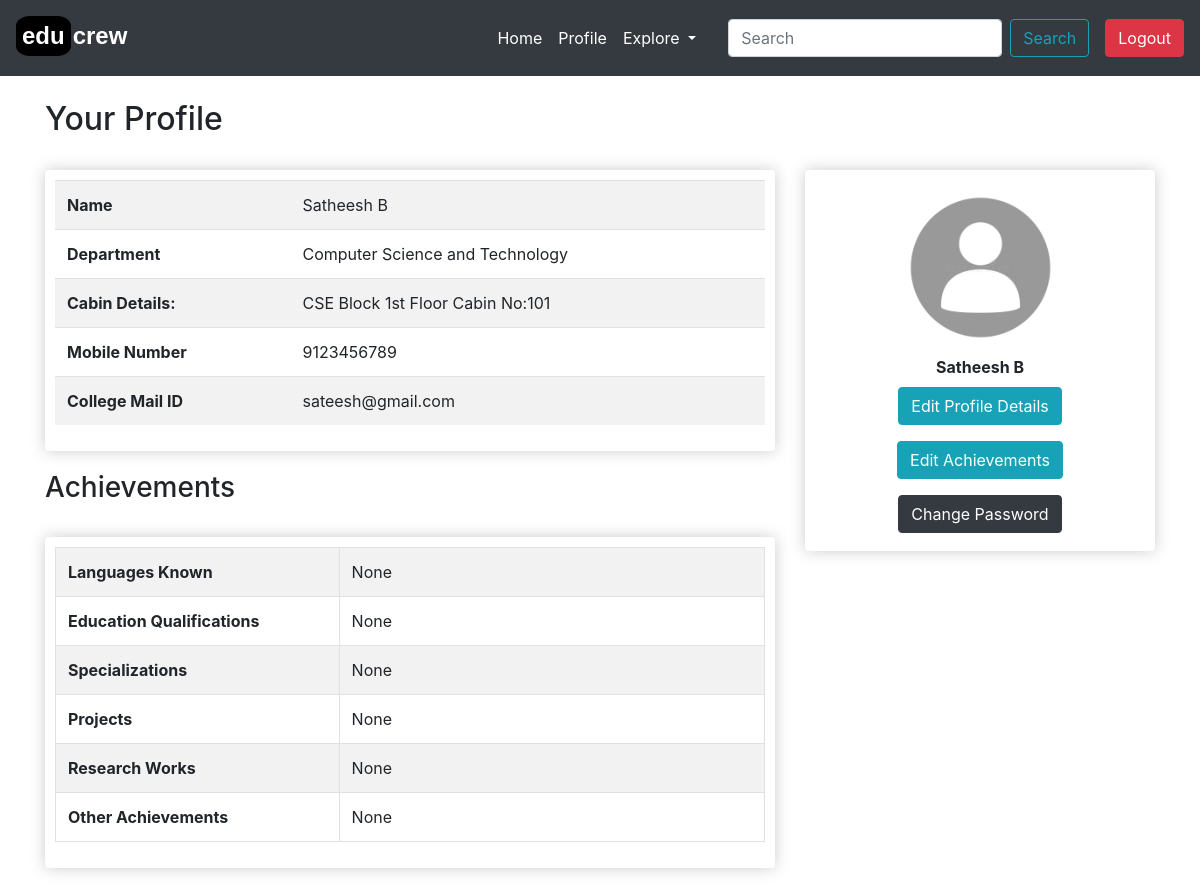
Screenshot of /profile/ (signed in) with the database file from the repository.
### educrew/models.py (models this page shows, shortened)
class Lecturer(models.Model):
    user = models.OneToOneField(User,null=True, blank=True ,on_delete=models.CASCADE)
    lect_id = models.IntegerField(primary_key=True)
    firstname = models.CharField(max_length=100, null=True)
    lastname = models.CharField(max_length=100, null=True)
    email = models.CharField(max_length=100)
    phoneno = models.IntegerField(null=True)
    cabin_no = models.CharField(max_length=50, null=True, blank=True)
    profile_image= models.ImageField(default="profilepic.jpg",null=True)
    dept_id = models.ForeignKey(Dept, null=True, on_delete=models.SET_NULL) #cascade
    def __str__(self):
        return self.firstname +" "+  self.lastname

class Dept(models.Model):
    dept_id = models.IntegerField(primary_key=True)
    dept_name = models.CharField(max_length=60)
    dept_short = models.CharField(max_length=10,blank=True)
    def __str__(self):
        return self.dept_name

class FacultyAchievement(models.Model):
    lect_id = models.ForeignKey(Lecturer, null=True, on_delete=models.SET_NULL)
    lang_known = models.CharField(null=True,blank=True, max_length=500)
    qual = models.CharField(null=True,blank=True, max_length=500)
    spcltns = models.CharField(null=True,blank=True, max_length=500)
    projects = models.CharField(null=True,blank=True, max_length=500)
    research = models.CharField(null=True,blank=True, max_length=500)
    other = models.CharField(null=True,blank=True, max_length=500)

### educrew/views.py (the view)
# urls.py: path('profile/', views.profile, name="profile"),
@login_required(login_url='login')
def profile(request):
    role = str(request.user.groups.values_list('name', flat=True).first())
    person = request.user.username
    if(role == 'Student'):
        user = Student.objects.get(rollno=person)
        achvmnts = StudentAchievement.objects.get(rollno=person)
        context = {'user':user,'role' : role, 'cond':True,
        'achvmnts':achvmnts}
    if(role == 'Faculty'):
        user = Lecturer.objects.get(lect_id=person)
        achvmnts = FacultyAchievement.objects.get(lect_id=person)
        context = {'user':user,'role' : role, 'cond':False,
        'achvmnts':achvmnts}
    return render(request,'educrew/profile.html',context)

### educrew/templates/educrew/profile.html
{% extends 'educrew/main.html' %}
{% load static %}
{% block content %}
<h2>Your Profile</h2>
<br>
<div class="row">
    <div class="col-lg-8">
        <div class="box-element" style="margin-bottom: 20px;">
            <table class="table table-striped">
                <tr>
                    <td class="font-weight-bold">Name</td>
                    <td colspan="3">{{user}}</td>
                </tr>
                <tr>
                    <td class="font-weight-bold">Department</td>
                    <td colspan="3">{{user.dept_id}}</td>
                </tr>
                {% if cond %}
                <tr>
                    <td class="font-weight-bold">Section</td>
                    <td>{{user.sec}}</td>
                    <td class="font-weight-bold">Year</td>
                    <td>{{user.year}}</td>
                </tr>
                {% else %}
                <tr>
                    <td class="font-weight-bold">Cabin Details:</td>
                    <td>{{user.cabin_no}}</td>
                </tr>
                {% endif %}
                <tr>
                    <td class="font-weight-bold">Mobile Number</td>
                    <td colspan="3">{{user.phoneno}}</td>
                </tr>
                <tr>
                    <td class="font-weight-bold">College Mail ID</td>
                    <td colspan="3">{{user.email}}</td>
                </tr>
            </table>
        </div>
        <h3>Achievements </h3>
        <br>
        <div class="box-element" style="margin-bottom: 30px;">
            <table class="table table-bordered table-striped">
                <tr>
                    <td class="font-weight-bold" width=40%>Languages Known</td>
                    <td>{{achvmnts.lang_known}}</td>
                </tr>
                {% if cond %}
                <tr>
                    <td class="font-weight-bold">Programming Languages</td>
                    <td>{{achvmnts.prog_lang}}</td>
                </tr>
                <tr>
                    <td class="font-weight-bold">Internships</td>
                    <td>{{achvmnts.internships}}</td>
                </tr>
                <tr>
                    <td class="font-weight-bold">Projects</td>
                    <td>{{achvmnts.projects}}</td>
                </tr>
                <tr>
                    <td class="font-weight-bold">Links (if any)</td>
                    <td>{{achvmnts.links}}</td>
                </tr>
                <tr>
                    <td class="font-weight-bold">Sports</td>
                    <td>{{achvmnts.sports}}</td>
                </tr>
                {% else %}
                <tr>
                    <td class="font-weight-bold">Education Qualifications</td>
                    <td>{{achvmnts.qual}}</td>
                </tr>
                <tr>
                    <td class="font-weight-bold">Specializations</td>
                    <td>{{achvmnts.spcltns}}</td>
                </tr>
                <tr>
                    <td class="font-weight-bold">Projects</td>
                    <td>{{achvmnts.projects}}</td>
                </tr>
                <tr>
                    <td class="font-weight-bold">Research Works</td>
                    <td>{{achvmnts.research}}</td>
                </tr>
                {% endif %}
                <tr>
                    <td class="font-weight-bold">Other Achievements</td>
                    <td>{{achvmnts.other}}</td>
                </tr>
            </table>
        </div>
    </div>
    <div class="col-lg-4">
        <div class="box-element text-center" style="margin-bottom: 50px;">
            {% if cond %}
            <img src="{{request.user.student.profile_image.url}}" alt="Profile Pic" style="height:175px;width:175px;border-radius: 50%;">
            <br>
            <strong>{{user}}</strong>
            <br>
            <a class="btn btn-info my-2" href="{% url 'profile-update' %}">Edit Profile Details</a>
            <br>
            <a class="btn btn-info my-2" href="{% url 'student-achievements' %}">Edit Achievements</a>
            {% else %}
            <img src="{{request.user.lecturer.profile_image.url}}" alt="Profile Pic" style="height:175px;width:175px;border-radius: 50%;">
            <br>
            <strong>{{user}}</strong>
            <br>
            <a class="btn btn-info my-2" href="{% url 'profile-update2' %}">Edit Profile Details</a>
            <br>
            <a class="btn btn-info my-2" href="{% url 'faculty-achievements' %}">Edit Achievements</a>
            {% endif %}
            <br>
            <a class="btn btn-dark my-2" href="{% url 'change_password' %}">Change Password</a>
        </div>
    </div>
</div>
{% endblock content %}

### static/css/main.css (style rules this page uses)
.box-element { box-shadow: hsl(0, 0%, 80%) 0 0 16px; background-color: white; border-radius: 4px; padding: 10px; }
img { border-radius: 50%; }

### rows the page displays
Lecturer: firstname+lastname "Satheesh B", dept_id "Computer Science and Technology", cabin_no "CSE Block 1st Floor Cabin No:101", phoneno "9123456789", email "sateesh@gmail.com"
FacultyAchievement: lang_known "None", qual "None", spcltns "None", projects "None", research "None", other "None"
